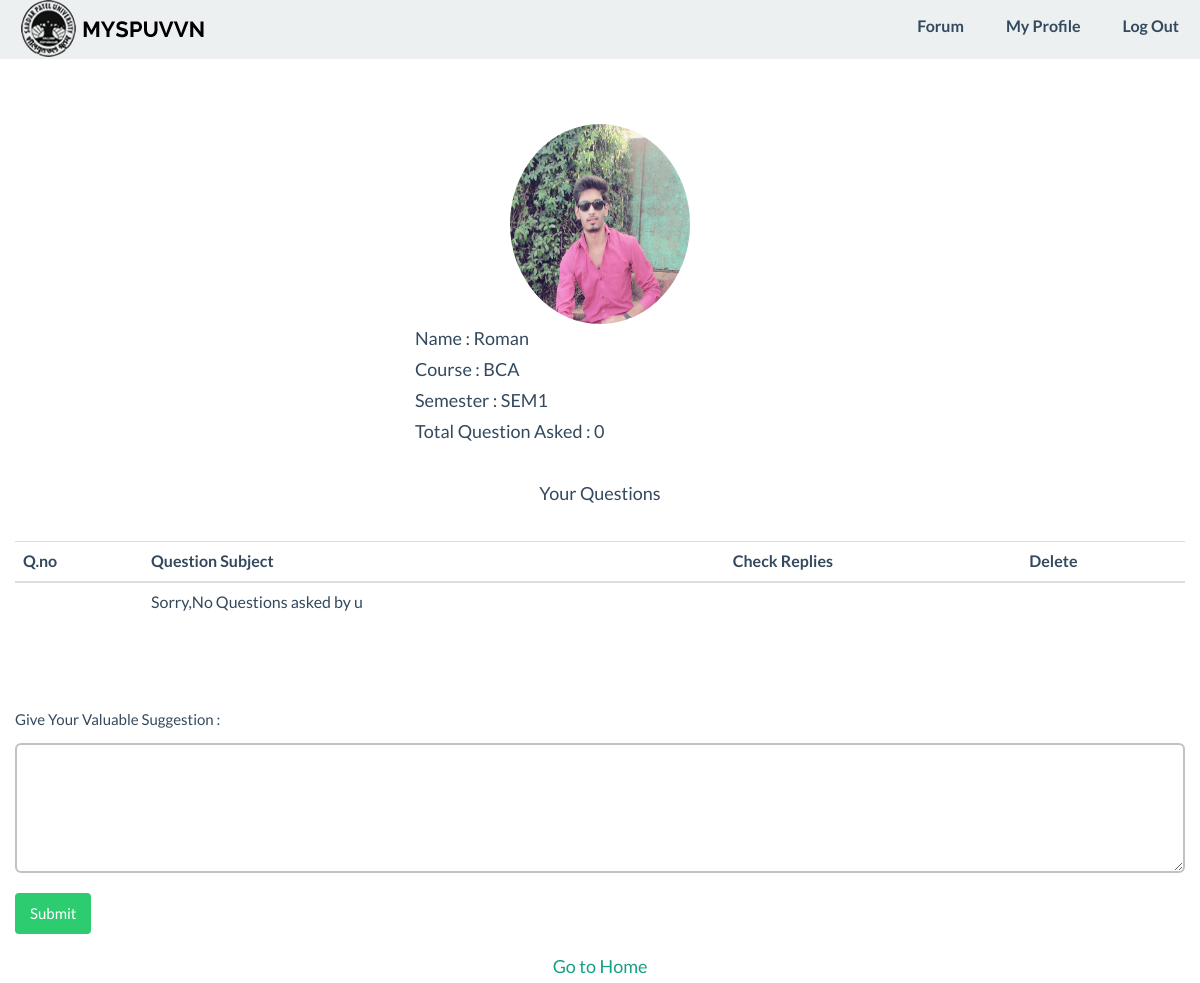
The page /profile.php (signed in) on the database its author committed.
### tables this page shows
CREATE TABLE IF NOT EXISTS `users` (
  `uid` int(25) NOT NULL AUTO_INCREMENT,
  `username` varchar(25) NOT NULL,
  `password` varchar(20) NOT NULL,
  `email` varchar(50) NOT NULL,
  `phonenumber` varchar(10) NOT NULL,
  `photo` varchar(200) NOT NULL,
  `course` varchar(50) NOT NULL,
  `sem` varchar(20) NOT NULL,
  PRIMARY KEY (`uid`),
  UNIQUE KEY `username` (`username`)
);

### profile.php (the view, shortened to what this page needs)
<html>
	<head>
		<link rel="stylesheet" type="text/css" href="css/bootstrap.min.css"/>
		<link rel="stylesheet" type="text/css" href="css/flat-ui.min.css"/>
		<link rel="stylesheet" type="text/css" href="css/style.css"/>
	</head>
<body>
<?php include("menu_header_logged.php");?>
<br>
<br>
<br>
<br>
<div class="container">
    <div class="row profile" align="center">
		<div class="col-md-12">
			<div class="profile-sidebar">
				<div class="profile-userpic">
				<img src="<?php include("connection/connect.php");
					$qry = "select photo,course,sem from users where username='$_SESSION[user_logged]'";
					$ex_qry = mysqli_query($conn, $qry);
					$row = mysqli_fetch_array($ex_qry);
					echo $row[0];?>" class="img-circle"  height="200" width="180">
				</div>
               </div>
               </div>
               <div class="row profile" align="left">
               	<div class="col-md-4">
                </div>
                <div class="col-md-4">
				<div class="profile-usertitle">
					<div class="profile-usertitle-name">
						  Name : <?php echo $_SESSION['user_logged'];  ?><br>
                          Course : <?php echo $row[1];?><br>
                          Semester : <?php echo $row[2];?><br>
                          Total Question Asked : <?php include("connection/connect.php");
						  $us=$_SESSION['user_logged'];
						  $q=("select count(*) as total from question where q_creater like '$us';");
						  $result=mysqli_query($conn,$q);
						  if($result)
						  {
						  	$row=mysqli_fetch_assoc($result);
						  	echo $row['total'];
						  }
						  else
						  {
						  	echo "0";
						  }
						  ?><br>
					</div>
				</div>
                <br>
                </div>
                <div class="col-lg-12">
                <div class="profile-content">
                <center>Your Questions</center><br>
               <div class="table-responsivem">
               <table class="table table-inverse">
               		<tbody>
                    <thead>
                      <tr>
                        <th>Q.no </th>
                        <th>Question Subject</th>
                        <th>Check Replies</th>
                        <th>Delete</th>
                      </tr>
                    </thead>
               <?php
			   		$u=$_SESSION['user_logged'];
			   		include("connection/connect.php");
					$q1="select q_id,subject,q_creater from question where q_creater like '$u';";
					$result1=mysqli_query($conn,$q1);
					if(mysqli_affected_rows($conn)>0)
					{	$i=0;
						while($rows=mysqli_fetch_assoc($result1))
						{$i=$i+1;?>
							<tr>
                            	<td><?php echo $i ?></a></td>
                                <td><?php echo $rows['subject']?></a></td>
                                <td><a href="q_reply_admin.php?id=<?php echo $rows['q_id']; ?>"><span style="color:green" class="fui-new">  </span></a>
                                <td><a href="remove_question_backend.php?id=<?php echo $rows['q_id']; ?>"><span style="color:red" class="fui-cross">  </span></a></td></td>
                            </tr><?php
						}
					}
					else
					{?>
							<tr><td></td>
                            	<td>Sorry,No Questions asked by u</td>
                                <td></td>
                            </tr><?php
					}
			   ?>
               </tbody>
               </table>
               </div>
         <div>       <br><br>
                <form name="review" action="review_backend.php" method="post">
  					<label for="comment">Give Your Valuable Suggestion :</label>
  				<div class="form-group">
                	<textarea class="form-control" rows="5" id="comment" name="suggestion" ></textarea>
				</div>
            <div class="control-group">
              <div class="controls">
                <button class="btn btn-success" name="submit" value="submit">Submit</button>
              </div>
            </div>
                </form>
				<center><a href="home.php">Go to Home</a></center>
			</div>
		</div>
	</div>
</div>
</body>
</html>

### rows shown on the page
users: photo (picture), course "BCA", sem "SEM1"

### other values the page prints
$_SESSION['user_logged'] "Roman"
$row['total'] "0"
